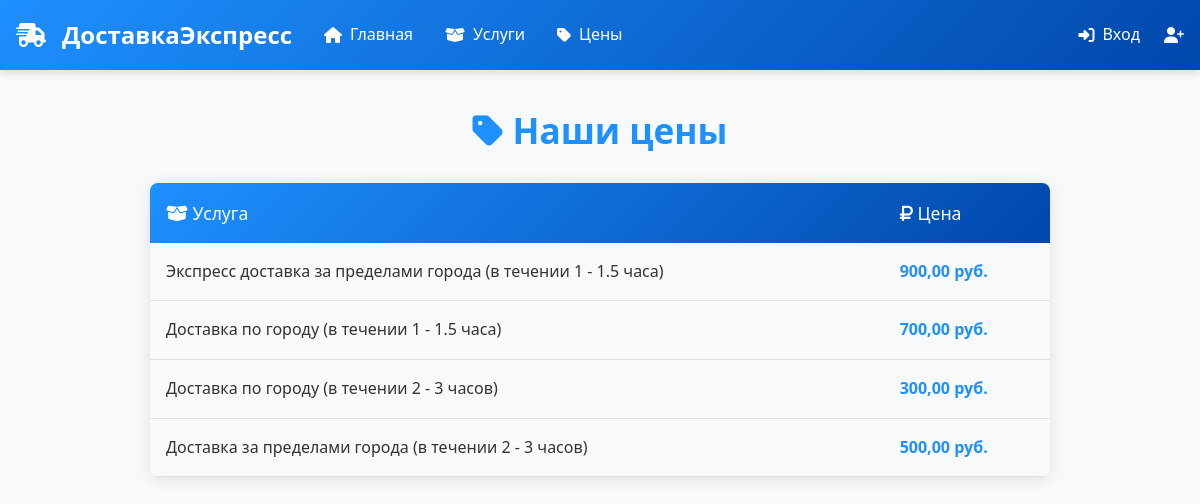
Page /prices/ on the earlier database version.
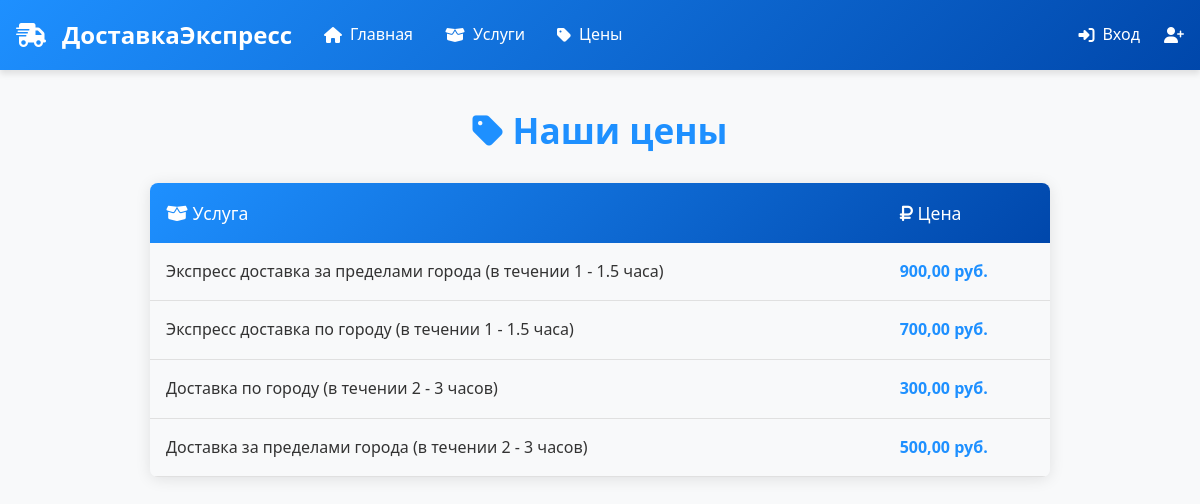
Same page on the later database version.
### delivery/models.py (models this page shows, shortened)
class Price(models.Model):
    service = models.ForeignKey(
        Service,
        on_delete=models.SET_NULL,
        null=True,
        blank=True,
        verbose_name="Услуга",
        related_name='prices'
    )
    price_value = models.DecimalField(
        max_digits=10,
        decimal_places=2,
        verbose_name="Стоимость",
        null=True,
        blank=True
    )
    price_list = models.ForeignKey(
        PriceList,
        on_delete=models.SET_NULL,
        null=True,
        blank=True,
        verbose_name="Прайс-лист",
        related_name='prices'
    )
    created_at = models.DateTimeField(auto_now_add=True, verbose_name="Дата создания")
    class Meta:
        verbose_name = "Цена"
        verbose_name_plural = "Цены"
        ordering = ['-created_at']

class Service(models.Model):
    name = models.CharField(max_length=100, verbose_name="Название услуги")
    description = models.TextField(verbose_name="Описание услуги")
    price = models.DecimalField(max_digits=10, decimal_places=2, verbose_name="Цена")
    class Meta:
        verbose_name = "Услуга"
        verbose_name_plural = "Услуги"
        ordering = ['name']

### delivery/views.py (the view)
# urls.py: path('prices/', include('delivery.urls_price', namespace='prices')),
def prices(request):
    prices = Price.objects.select_related('service').all()
    return render(request, 'prices.html', {'prices': prices})

### templates/prices.html (shortened to what this page needs)
{% extends "base.html" %}
{% load static %}
{% block content %}
<div class="price-container">
    <h1><i class="fas fa-tag"></i> Наши цены</h1>
    {% if prices %}
    <div class="table-responsive">
        <table class="price-table">
            <thead>
                <tr>
                    <th><i class="fas fa-box-open"></i> Услуга</th>
                    <th><i class="fas fa-ruble-sign"></i> Цена</th>
                </tr>
            </thead>
            <tbody>
                {% for price in prices %}
                <tr>
                    <td>{{ price.service.name|default:"Не указано" }}</td>
                    <td class="price-value">
                        {% if price.price_value %}
                            {{ price.price_value }} руб.
                        {% else %}
                            Не указана
                        {% endif %}
                    </td>
                </tr>
                {% endfor %}
            </tbody>
        </table>
    </div>
    {% endif %}
</div>
{% endblock %}

Differences in the rows shown:
changed through a linked row, Price: service.name "Доставка по городу (в течении 1 - 1.5 часа)" → "Экспресс доставка по городу (в течении 1 - 1.5 часа)"
